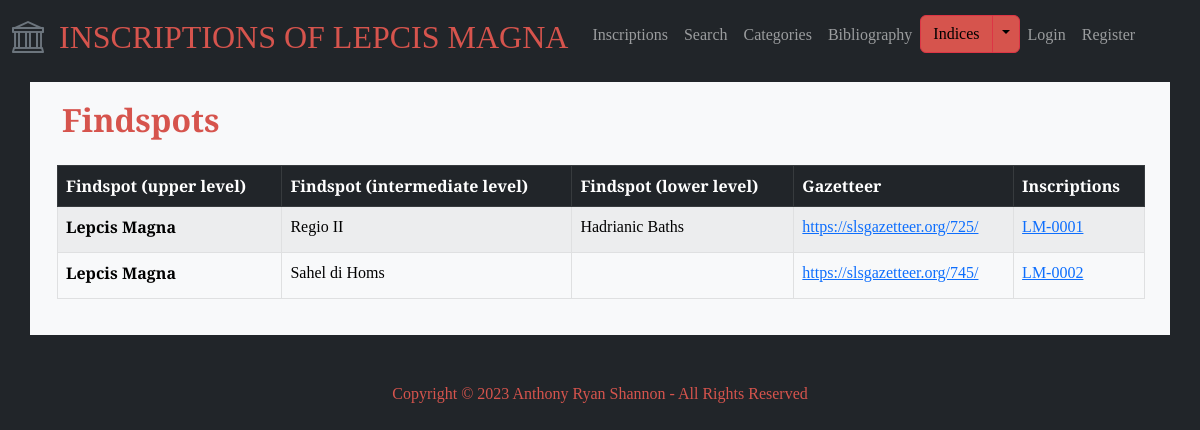
The app's page /findspots, older data.
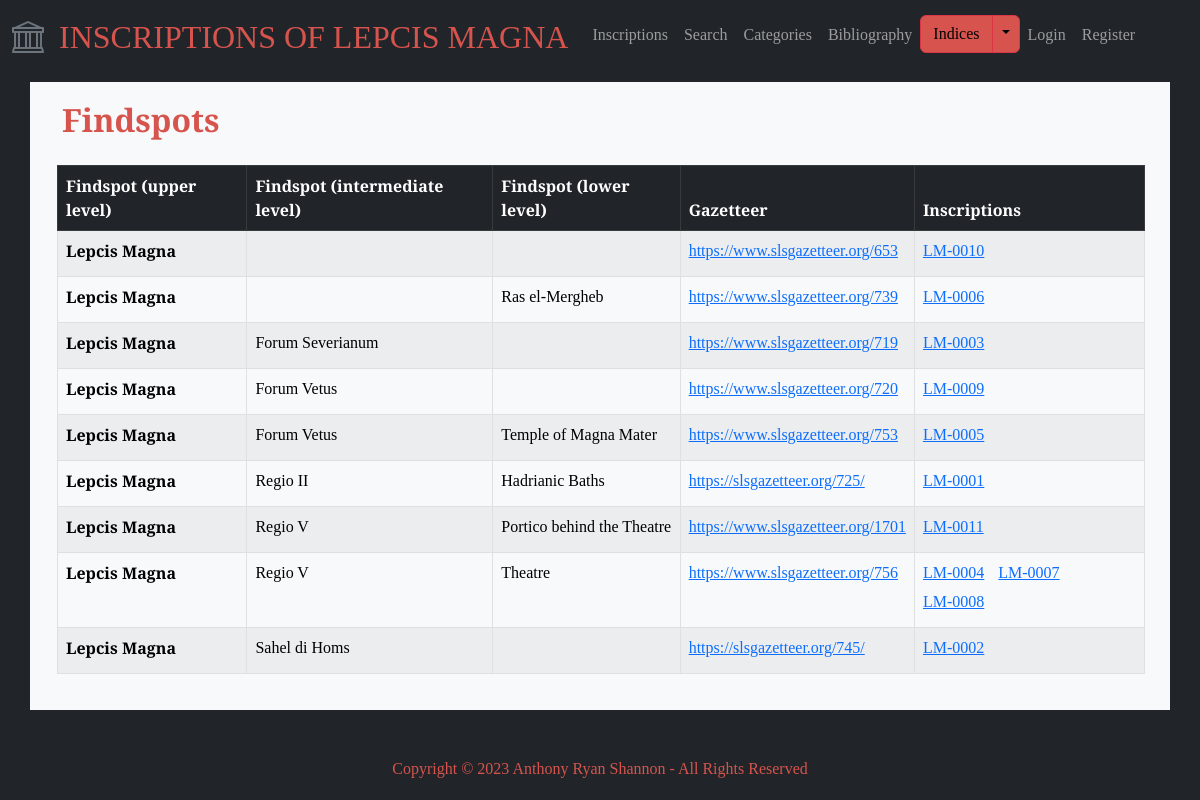
The same page, newer data.
### lepcismagna/models.py (models this page shows, shortened)
class Findspot(models.Model):
    findspots_upper = models.CharField(max_length=255, blank=True)
    findspots_intermediate = models.CharField(max_length=255, blank=True)
    findspots_lower = models.CharField(max_length=255, blank=True)
    gazetteer = models.URLField(max_length=255, blank=True)
    inscriptions = models.ManyToManyField('Inscription', blank=True)

class Inscription(models.Model):
    entry_creation_time = models.DateTimeField(auto_now_add=True)
    entry_creator = models.ForeignKey(User, on_delete=models.CASCADE, blank=True, null=True)
    is_validated = models.BooleanField(default=False)
    inscription_id = models.CharField(max_length=20, blank=True)
    title = models.CharField(max_length=100, blank=True)
    description = models.TextField(blank=True)
    materials = models.ManyToManyField('Material', blank=True, related_name='materials')
    object_types = models.ManyToManyField('ObjectType', blank=True, related_name='object_types')
    text = models.TextField(blank=True)
    techniques = models.ManyToManyField('Technique', blank=True, related_name='techniques')
    letters = models.TextField(blank=True)
    languages = models.ManyToManyField('Language', blank=True, related_name='languages')
    date = models.CharField(max_length=100)
    findspot_description = models.TextField(blank=True)
    associated_inscriptions = models.ManyToManyField('self', blank=True)
    original_location = models.CharField(max_length=255)
    last_recorded_location = models.CharField(max_length=255)
    repositories = models.ManyToManyField('Repository', blank=True, related_name='repositories')
    categories = models.ManyToManyField('Category', blank=True, related_name='categories')
    transcription_interpretive = models.TextField(blank=True)
    transcription_diplomatic = models.TextField(blank=True)
    transcription_appcrit = models.TextField(blank=True)
    translation_english = models.TextField(blank=True)
    commentary = models.TextField(blank=True)
    epigraphic_references = models.ManyToManyField('EpigraphicReference', blank=True, related_name='epigraphic_references')
    bibliography_text = models.TextField(blank=True)
    bibliography_entries = models.ManyToManyField('Bibliography', blank=True, related_name='bibliography_entries')
    images = models.ManyToManyField('Image', blank=True, related_name='images')
    abbreviations = models.ManyToManyField('Abbreviation', blank=True, related_name='abbreviations')
    age_at_death = models.ManyToManyField('AgeAtDeath', blank=True, related_name='age_at_death')
    divine_sacred_beings = models.ManyToManyField('DivineSacredBeing', blank=True, related_name='divine_sacred_beings')
    emperors_imperial_family = models.ManyToManyField('EmperorImperialFamily', blank=True, related_name='emperors_imperial_family')
    erasures = models.ManyToManyField('Erasure', blank=True, related_name='erasures')
    findspots = models.ManyToManyField('Findspot', blank=True, related_name='findspots')
    fragments = models.ManyToManyField('Fragment', blank=True, related_name='fragments')
    organizations = models.ManyToManyField('Organization', blank=True, related_name='organizations')
    people = models.ManyToManyField('Person', blank=True, related_name='people')
    personal_names = models.ManyToManyField('PersonalName', blank=True, related_name='personal_names')
    place_names = models.ManyToManyField('PlaceName', blank=True, related_name='place_names')
    symbols = models.ManyToManyField('Symbol', blank=True, related_name='symbols')
    words = models.ManyToManyField('Word', blank=True, related_name='words')

### lepcismagna/views.py (the view)
# urls.py: path("findspots", views.findspots, name="findspots"),
def findspots(request):
    findspots = Findspot.objects.all()
    return render(request, "lepcismagna/findspots.html", {"findspots": findspots})

### lepcismagna/templates/lepcismagna/findspots.html
{% extends "lepcismagna/layout.html" %} {% block body %}
<div class="index-header">
  <h2>Findspots</h2>
</div>
<table class="table table-striped table-hover table-bordered">
  <thead class="table-dark">
    <tr>
      <th scope="col">Findspot (upper level)</th>
      <th scope="col">Findspot (intermediate level)</th>
      <th scope="col">Findspot (lower level)</th>
      <th scope="col">Gazetteer</th>
      <th scope="col">Inscriptions</th>
    </tr>
  </thead>
  <tbody class="table-light">
    {% for findspot in findspots %}
    {% if findspot.inscriptions.all %}
    <tr>
      <th scope="row">{{ findspot.findspots_upper }}</th>
      <td>{{ findspot.findspots_intermediate }}</td>
      <td>{{ findspot.findspots_lower }}</td>
      <td><a href="{{ findspot.gazetteer }}">{{ findspot.gazetteer }}</a></td>
      <td>
        <ul id="index-inscription-list">
          {% for inscription in findspot.inscriptions.all %}
          <li class="inscription-list-item">
            <a href="{% url 'inscription_detail' inscription.inscription_id|default:'No inscription ID' %}">
              {{ inscription.inscription_id }}
            </a>
          </li>
          {% endfor %}
        </ul>
      </td>
    </tr>
    {% endif %}
    {% endfor %}
  </tbody>
</table>
{% endblock %}

Row changes from the older to the newer data that the page shows:
added Findspot: findspots_upper "Lepcis Magna", findspots_intermediate "Forum Severianum", gazetteer "https://www.slsgazetteer.org/719"
added Inscription: inscription_id "LM-0003", shown under "Lepcis Magna"
added Findspot: findspots_upper "Lepcis Magna", findspots_intermediate "Regio V", findspots_lower "Theatre", gazetteer "https://www.slsgazetteer.org/756"
added Inscription: inscription_id "LM-0004", shown under "Lepcis Magna"
added Inscription: inscription_id "LM-0007", shown under "Lepcis Magna"
added Inscription: inscription_id "LM-0008", shown under "Lepcis Magna"
added Findspot: findspots_upper "Lepcis Magna", findspots_intermediate "Forum Vetus", findspots_lower "Temple of Magna Mater", gazetteer "https://www.slsgazetteer.org/753"
added Inscription: inscription_id "LM-0005", shown under "Lepcis Magna"
added Findspot: findspots_upper "Lepcis Magna", findspots_lower "Ras el-Mergheb", gazetteer "https://www.slsgazetteer.org/739"
added Inscription: inscription_id "LM-0006", shown under "Lepcis Magna"
added Findspot: findspots_upper "Lepcis Magna", findspots_intermediate "Forum Vetus", gazetteer "https://www.slsgazetteer.org/720"
added Inscription: inscription_id "LM-0009", shown under "Lepcis Magna"
added Findspot: findspots_upper "Lepcis Magna", gazetteer "https://www.slsgazetteer.org/653"
added Inscription: inscription_id "LM-0010", shown under "Lepcis Magna"
added Findspot: findspots_upper "Lepcis Magna", findspots_intermediate "Regio V", findspots_lower "Portico behind the Theatre", gazetteer "https://www.slsgazetteer.org/1701"
added Inscription: inscription_id "LM-0011", shown under "Lepcis Magna"
